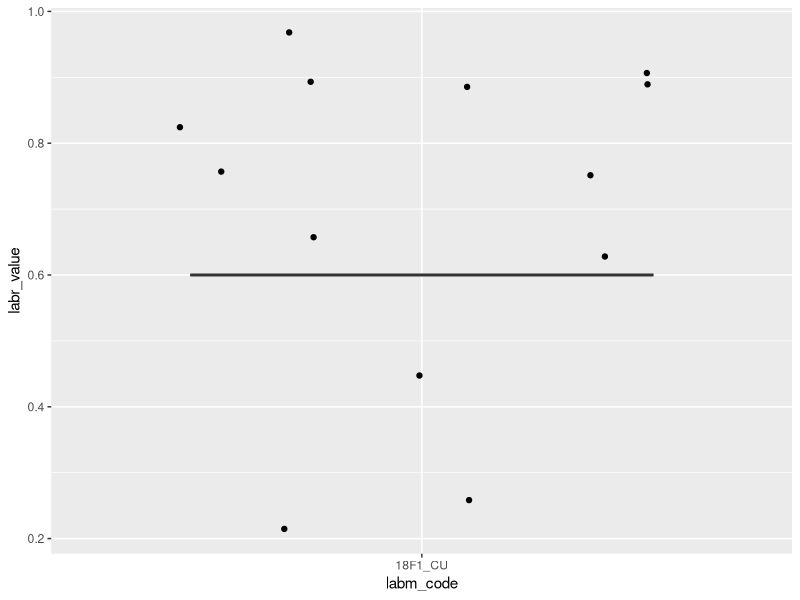

Recreate this plot in R.
library(ggplot2)
#df <- read.csv('C:/temp/LabResults.csv', header = TRUE,sep =',' )
df <- read.csv('LabResults_incomplete.csv', header = TRUE,sep =',' )
#head(df)
df <- subset(df, select = c(labm_code,labr_value))

for(labmCode in unique(df$labm_code)){
  filtered_df <- subset(df,labm_code==labmCode)  
  filtered_df <- droplevels(filtered_df)
  
  # png(filename=paste("C:/Users/sin17h/Documents/NatSoilDataSc/test/",labmCode,".png"))
  # boxplot(labr_value~labm_code,data=filtered_df,	xlab="labm_code", ylab="labr_value")
  # dev.off()
  
  pp <- ggplot2::ggplot(filtered_df,aes(x=labm_code, y=labr_value)) + ggplot2::geom_boxplot()
  # pp
  ppp <-pp + geom_jitter()
  # ppp
  ggsave(paste("C:/Users/sin17h/Documents/NatSoilDataSc/test/",labmCode,"_jitter.png"))
  #break;
}
  

# filtered_df <- df[df$labm_code=="18F1_CU",]
# filtered_df <- subset(df,labm_code=="18F1_CU")
# levels(droplevels(df$labm_code))
# df1 <- droplevels(filtered_df)
# pp <- ggplot2::ggplot(df1,aes(x=labm_code, y=labr_value)) + ggplot2::geom_boxplot()
# pp
